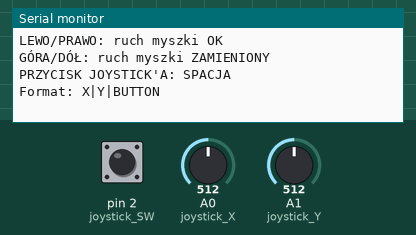
Recording of a sketch running on a simulated Arduino Uno, built with avr-gcc and run on an emulated ATmega328P. On the bench: the last lines printed to the serial monitor. The inputs (shaded band) are chosen by the test bench; at power-on: A0 (joystick_X) = 512, A1 (joystick_Y) = 512, pin 2 (joystick_SW) HIGH.

Above: at 1.3 s.
1.4 s: A0 (joystick_X) set to 710
At 2.3 s:
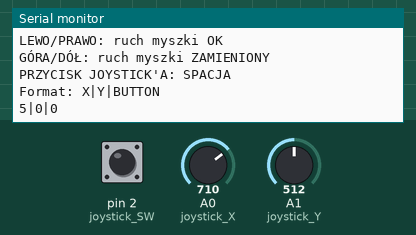
2.9 s: A1 (joystick_Y) set to 710
At 3.4 s:
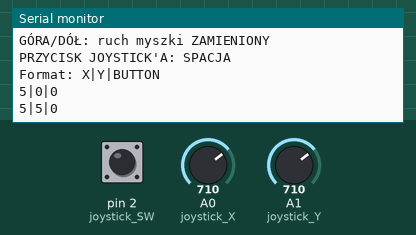
4.4 s: pin 2 (joystick_SW) pulled LOW for 0.15 s
At 5.6 s:
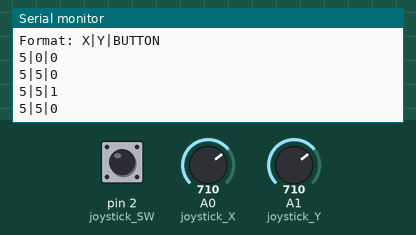
6.0 s: A0 (joystick_X) set to 511
At 7.2 s:
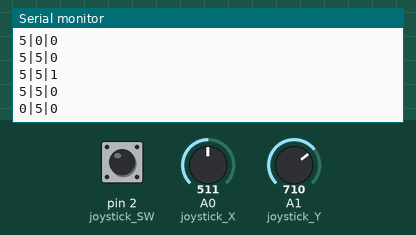
7.5 s: pin 2 (joystick_SW) pulled LOW for 1 s
At 9.0 s:
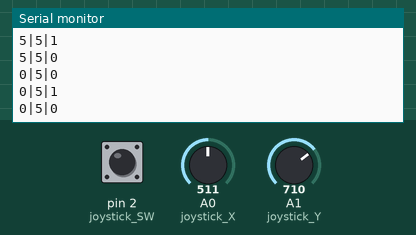
10.0 s: A1 (joystick_Y) set to 511
At 11.2 s:
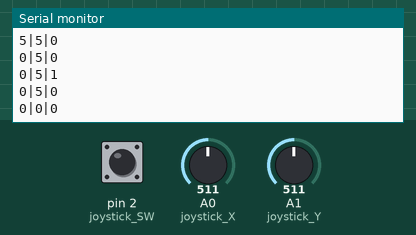

The sketch:

joystick_position.ino
```cpp
// Arduino UNO R3 - Joystick jako myszka (komunikacja przez port szeregowy)
// LEWO/PRAWO OK, GÓRA/DÓŁ ZAMIENIONE
// Pinowanie:
// VRx -> A0 (analogowy)
// VRy -> A1 (analogowy)
// SW  -> Pin 2 (cyfrowy - wciśnięcie = SPACJA)
// +5V -> 5V
// GND -> GND

// Definiowanie pinów
const int joystick_X = A0;  // Oś X (lewo/prawo)
const int joystick_Y = A1;  // Oś Y (góra/dół - ZAMIENIONE)
const int joystick_SW = 2;  // Przycisk (switch) - SPACJA

// Zmienne do przechowywania wartości
int x_value = 0;
int y_value = 0;
int button_value = 0;

// Zmienne do przechowywania poprzednich wartości
int prev_x_value = 512;
int prev_y_value = 512;
int prev_button_value = 1;

// Próg czułości
const int sensitivity_threshold = 30;

// Prędkość ruchu myszki
const int mouse_speed = 5;

void setup() {
  Serial.begin(9600);
  pinMode(joystick_SW, INPUT_PULLUP);

  Serial.println("=== Joystick jako Myszka (przez port szeregowy) ===");
  Serial.println("LEWO/PRAWO: ruch myszki OK");
  Serial.println("GÓRA/DÓŁ: ruch myszki ZAMIENIONY");
  Serial.println("PRZYCISK JOYSTICK'A: SPACJA");
  Serial.println("Format: X|Y|BUTTON");
  Serial.println("");
}

void loop() {
  // Odczyt wartości analogowych (0-1023)
  x_value = analogRead(joystick_X);
  y_value = analogRead(joystick_Y);

  // Odczyt wartości cyfrowej przycisku
  button_value = digitalRead(joystick_SW);

  // Sprawdzenie czy X się zmienił o więcej niż próg
  bool x_changed = abs(x_value - prev_x_value) > sensitivity_threshold;

  // Sprawdzenie czy Y się zmienił o więcej niż próg
  bool y_changed = abs(y_value - prev_y_value) > sensitivity_threshold;

  // Sprawdzenie czy przycisk się zmienił
  bool button_changed = (prev_button_value != button_value);

  // Jeśli coś się zmieniło - wyślij dane
  if (x_changed || y_changed || button_changed) {
    // Oblicz ruchy myszki
    int x_move = 0;
    if (x_value < 300) {
      x_move = -mouse_speed;  // LEWO
    } else if (x_value > 700) {
      x_move = mouse_speed;   // PRAWO
    }

    // Y - ZAMIENIONE
    int y_move = 0;
    if (y_value < 300) {
      y_move = -mouse_speed;  // GÓRA (zamienione)
    } else if (y_value > 700) {
      y_move = mouse_speed;   // DÓŁ (zamienione)
    }

    // Przycisk: 0 = wciśnięty (SPACJA), 1 = zwolniony (nic)
    int button_send = (button_value == 0) ? 1 : 0;

    // Wyślij dane w formacie: X|Y|BUTTON
    Serial.print(x_move);
    Serial.print("|");
    Serial.print(y_move);
    Serial.print("|");
    Serial.println(button_send);

    // Zaktualizuj poprzednie wartości
    if (x_changed) prev_x_value = x_value;
    if (y_changed) prev_y_value = y_value;
    if (button_changed) prev_button_value = button_value;
  }

  delay(20);  // Sprawdzaj co 20ms dla płynnego ruchu
}
```

Measured:
- after the input at 1.4 s, the serial monitor: prints a new line at once (image 1)
- after the input at 2.9 s, the serial monitor: prints a new line at once (image 2)
- after the input at 4.4 s, the serial monitor: prints a new line at once (image 3)
- after the input at 6.0 s, the serial monitor: prints a new line at once (image 4)
- after the input at 7.5 s, the serial monitor: prints a new line at once (image 5)
- after the input at 10.0 s, the serial monitor: prints a new line at once (image 6)
